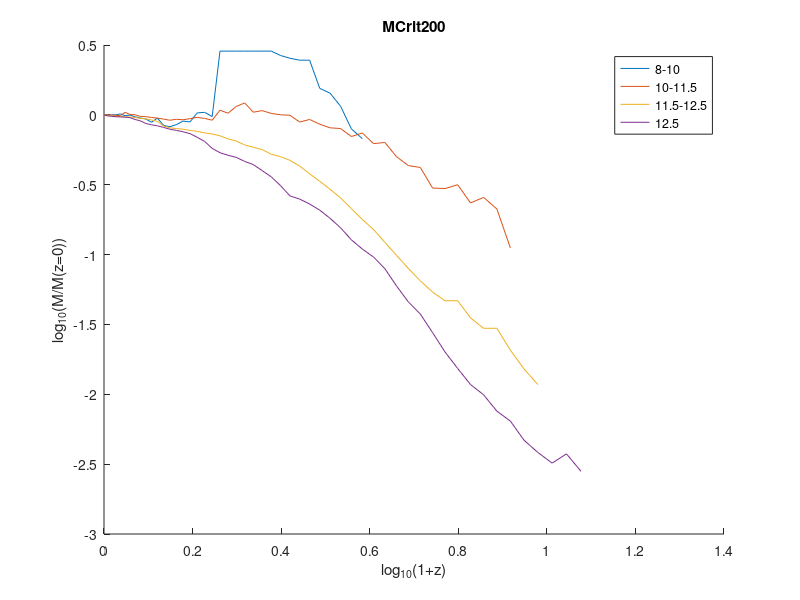
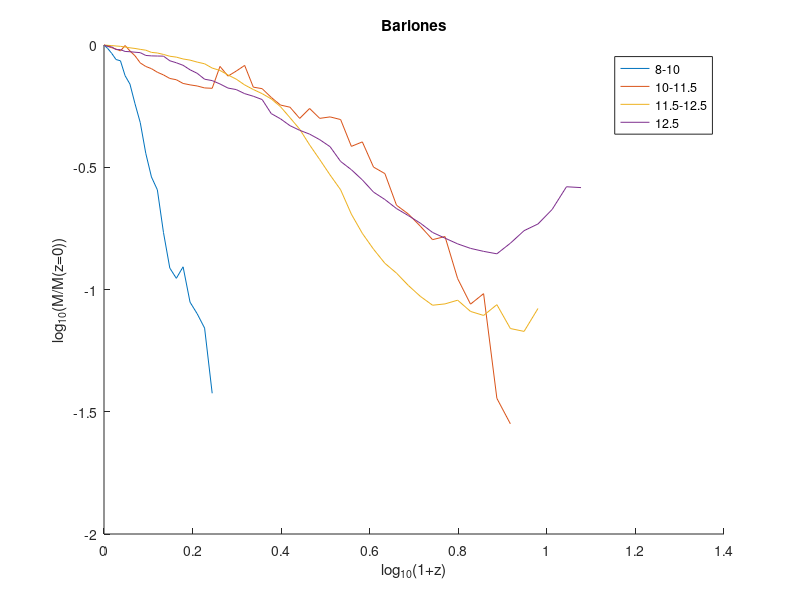
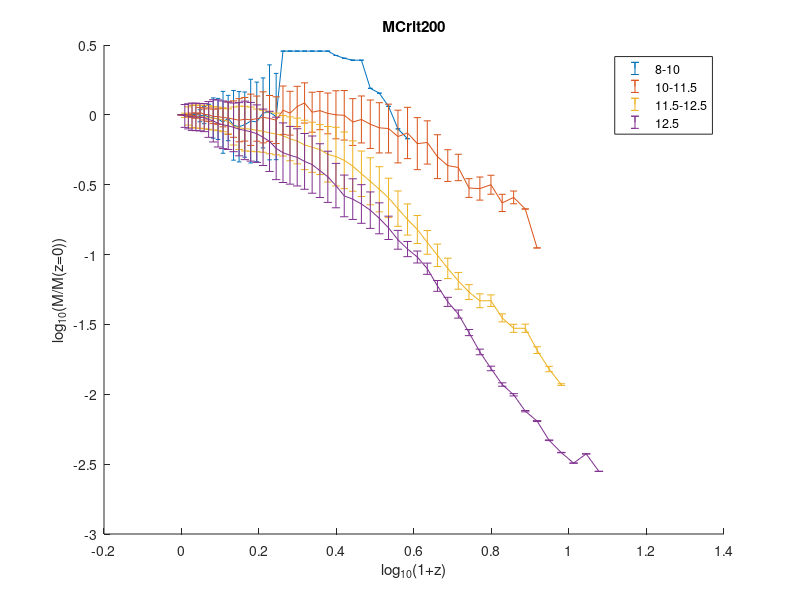
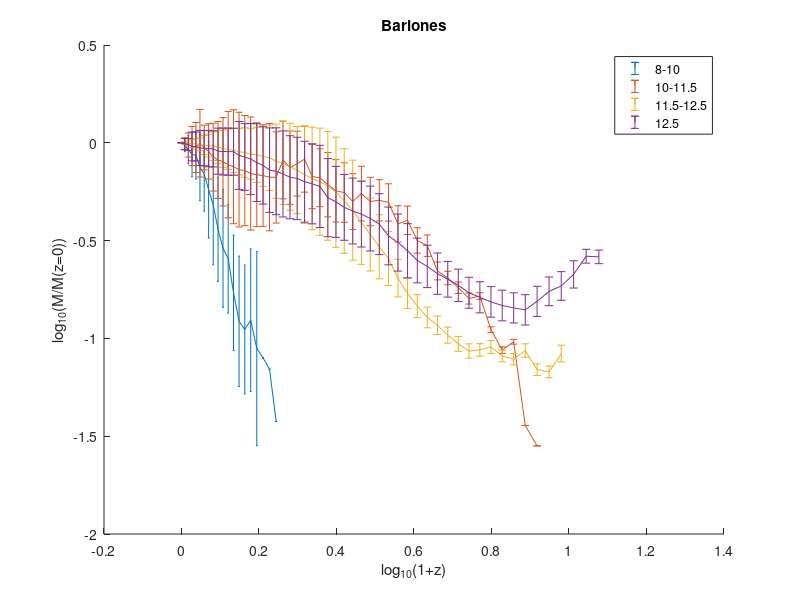

The MATLAB script that drew these images, in order:
% Dibujar todos los plots juntos
% DM sin barras de error
figure(99)
clf
hold on
load('Variables/Datos 8-10.mat')
plot(X1,Y1)
load('Variables/Datos 10-11.5.mat')
plot(X1,Y1)
load('Variables/Datos 11.5-12.5.mat')
plot(X1,Y1)
load('Variables/Datos 12.5.mat')
plot(X1,Y1)
legend('8-10', '10-11.5', '11.5-12.5', '12.5')
title 'MCrit200'
xlabel('log_1_0(1+z)')
ylabel('log_1_0(M/M(z=0))')
saveas(gcf,'DibAuto/DM sin barras.png')

% bariones sin barras de error
figure(98)
clf
hold on
load('Variables/Datos 8-10.mat')
plot(X2,Y2)
load('Variables/Datos 10-11.5.mat')
plot(X2,Y2)
load('Variables/Datos 11.5-12.5.mat')
plot(X2,Y2)
load('Variables/Datos 12.5.mat')
plot(X2,Y2)
legend('8-10', '10-11.5', '11.5-12.5', '12.5')
title 'Bariones'
xlabel('log_1_0(1+z)')
ylabel('log_1_0(M/M(z=0))')
saveas(gcf,'DibAuto/Bariones sin barras.png')

% DM con barras de error
figure(97)
clf
hold on
load('Variables/Datos 8-10.mat')
errorbar(X1,Y1,Z1)
load('Variables/Datos 10-11.5.mat')
errorbar(X1,Y1,Z1)
load('Variables/Datos 11.5-12.5.mat')
errorbar(X1,Y1,Z1)
load('Variables/Datos 12.5.mat')
errorbar(X1,Y1,Z1)
legend('8-10', '10-11.5', '11.5-12.5', '12.5')
title 'MCrit200'
xlabel('log_1_0(1+z)')
ylabel('log_1_0(M/M(z=0))')
saveas(gcf,'DibAuto/DM con barras.png')

% Bariones con barras de error
figure(96)
clf
hold on
load('Variables/Datos 8-10.mat')
errorbar(X2,Y2,Z2)
load('Variables/Datos 10-11.5.mat')
errorbar(X2,Y2,Z2)
load('Variables/Datos 11.5-12.5.mat')
errorbar(X2,Y2,Z2)
load('Variables/Datos 12.5.mat')
errorbar(X2,Y2,Z2)
legend('8-10', '10-11.5', '11.5-12.5', '12.5')
title 'Bariones'
xlabel('log_1_0(1+z)')
ylabel('log_1_0(M/M(z=0))')
saveas(gcf,'DibAuto/Bariones con barras.png')
